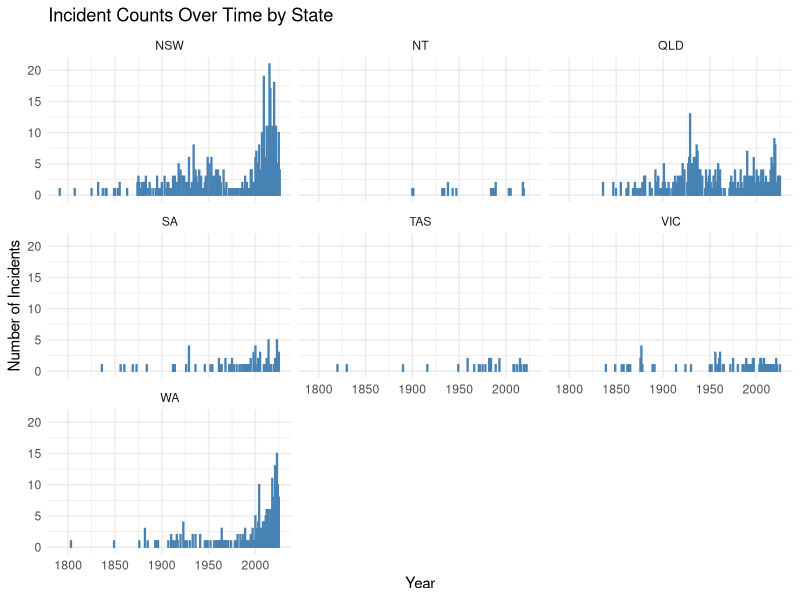
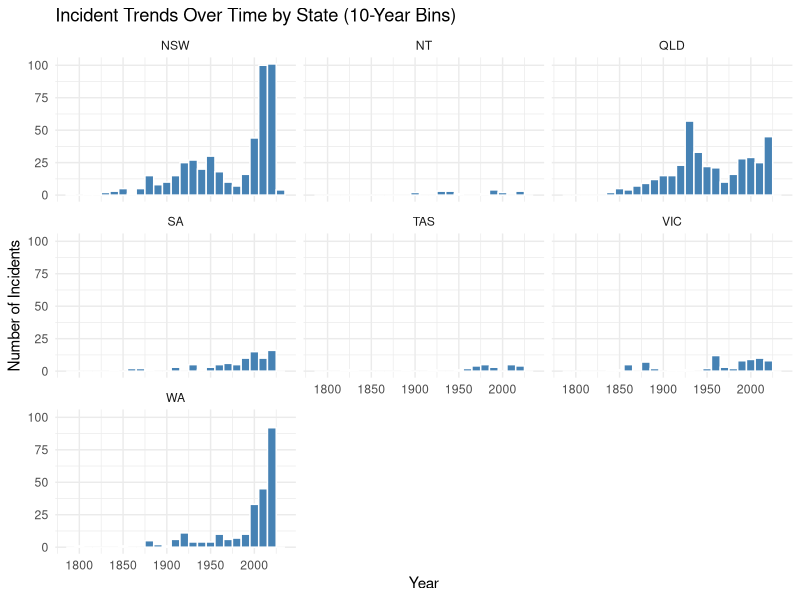
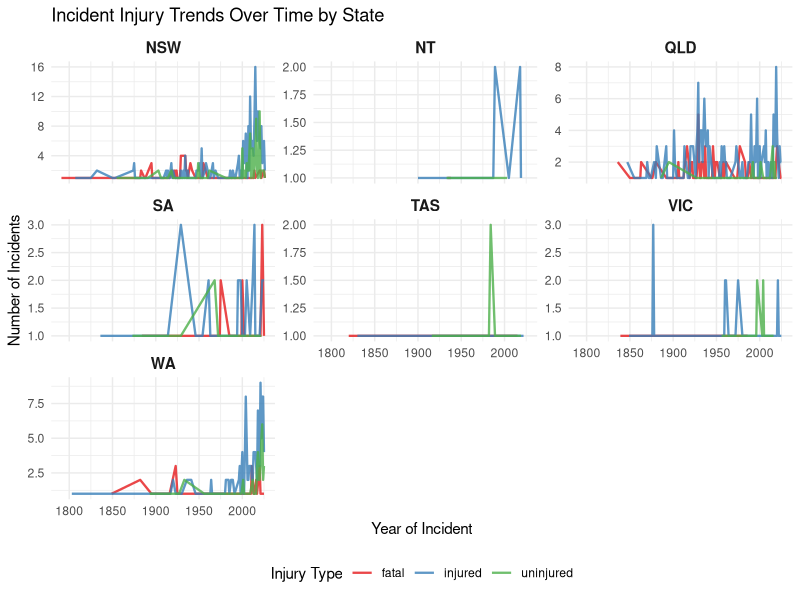
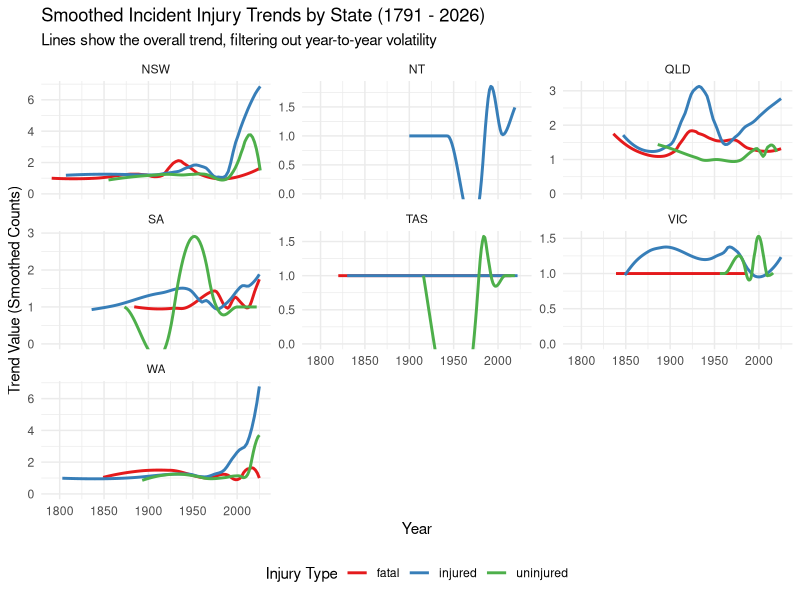
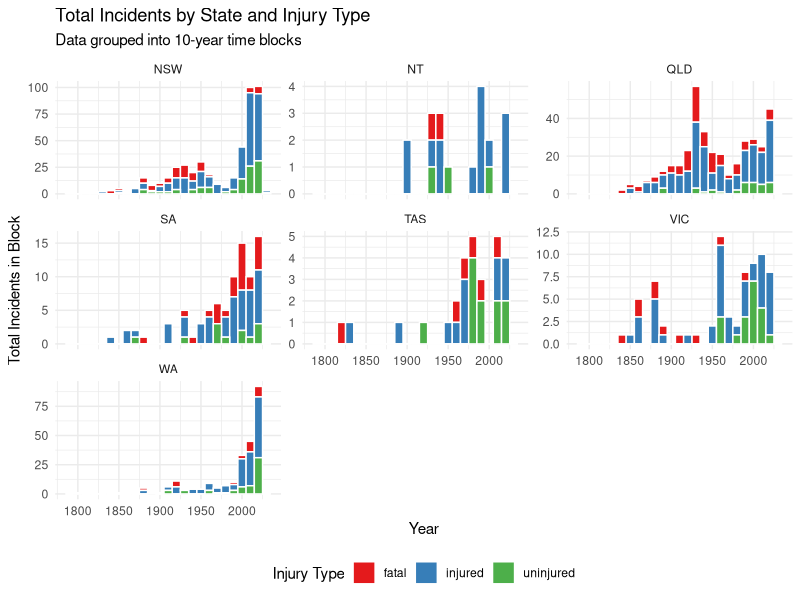
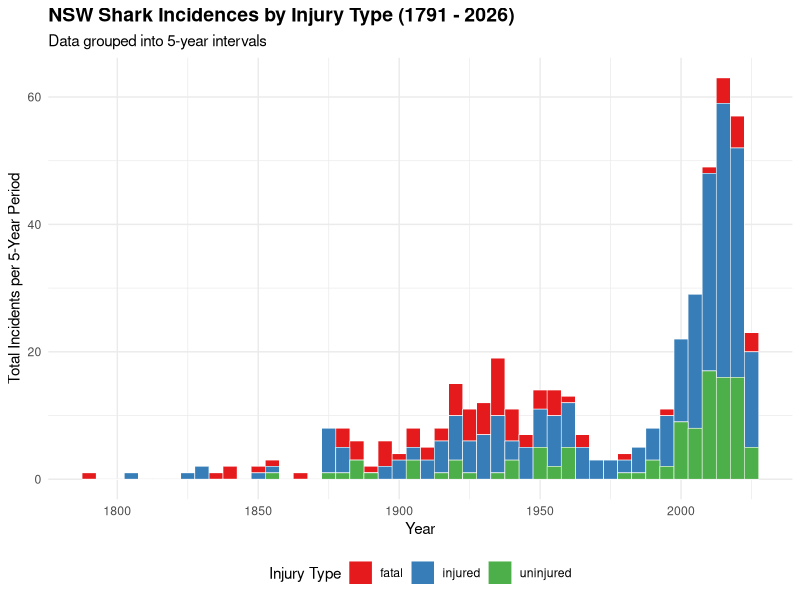
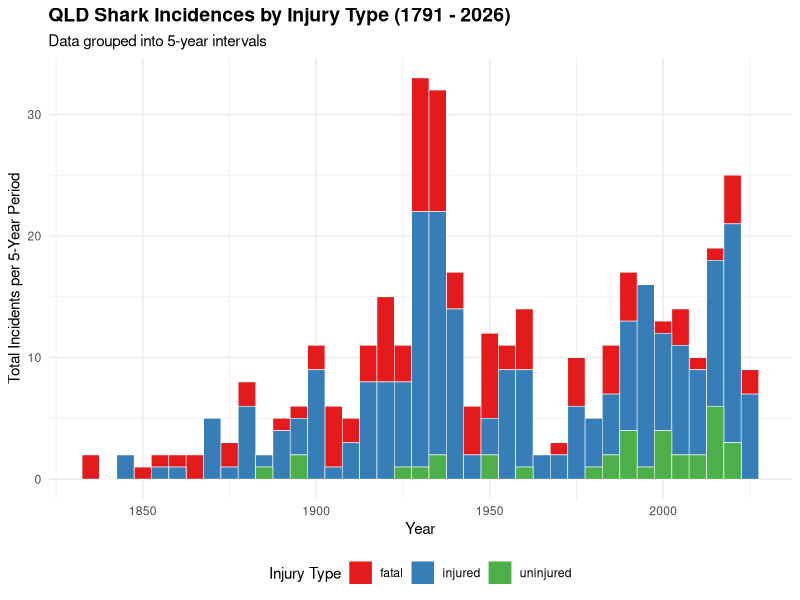
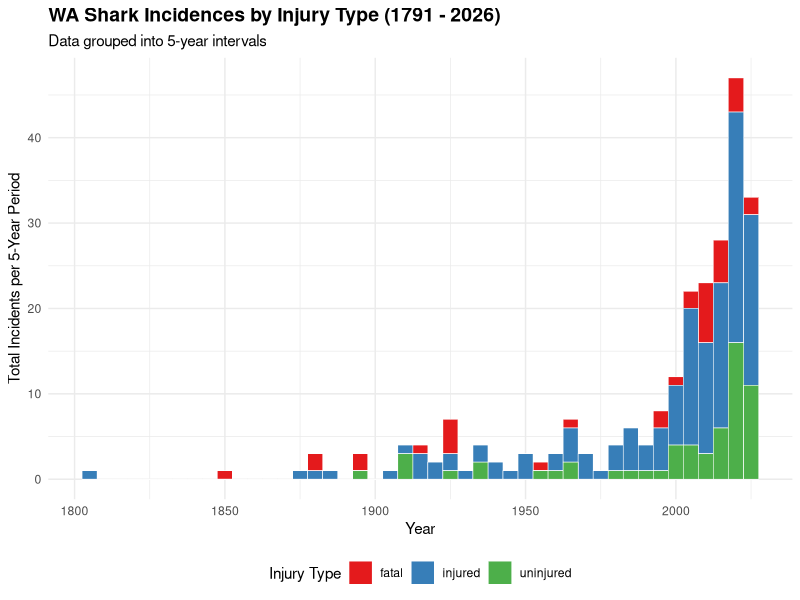

Write R code to recreate these figures, in order.
## ---- chunk 1
knitr::opts_chunk$set(echo = TRUE)
## ---- chunk 2
library(readr)
library(tidyverse)
library(dplyr)
library(splines)
## ---- chunk 3
asid<-read.csv("Data/ASID.csv")
summary(asid)
## ---- chunk 4
asid%>% 
  count(State, sort = TRUE) #7 states/territories in dataset, three entries with no state/territory (need to remove), and one Qld (instead of QLD - will amend) 

asid$State[asid$State == "Qld"] <- "QLD" #changes Qld into QLD

asid<-asid%>%
  filter(!is.na(State) & State != "" & State != " ") #filters State column for any NA value, "" , or " " and removes

asid%>% 
  count(State, sort = TRUE) #State data is now all clean, with 7 states/territories with incidences in the database 
## ---- chunk 5
asid%>% 
  count(Victim.injury, sort = TRUE) #'injured', 'fatal', and 'uninjured' the key categories, three for "blank" and two 'unknown' (will remove), one is 'injured' and one 'injury' (will include into 'injured')

asid$Victim.injury[asid$Victim.injury == "Injured"] <- "injured"
asid$Victim.injury[asid$Victim.injury == "injury"] <- "injured"

asid<-asid%>%
  filter(!is.na(Victim.injury) & Victim.injury != "" & Victim.injury != " " & Victim.injury != "unknown") #remove blank values and unknowns 

asid%>%
  count(Victim.injury,sort = TRUE) #now three categories - injured, fatal, or uninjured 
## ---- chunk 6
summary(asid$Incident.year) #dataset starts in 1791 and latest data value entry was in 2026 

sum(is.na(asid$Incident.year)) #no incidences are missing year - great!! 

## ---- chunk 7
state_summary_table <- asid %>%
  count(State, Incident.year, name = "yearly_count") %>% #count incidences per state per year
  group_by(State) %>%
  summarise(
    Total_Incidents = sum(yearly_count), #group by state to find min, max etc. 
    Peak_Year       = Incident.year[which.max(yearly_count)],
    Max_Incidents   = max(yearly_count),
    .groups = "drop"
  )

print(state_summary_table)

#NSW peaked 2015 with 21 total incidences 
#QLD peaked 1929 with 13 total incidences 
#WA peaked 2023 with 15 total incidences
## ---- chunk 8
ggplot(asid, aes(x = Incident.year)) +
  geom_bar(fill = "steelblue", color = "steelblue") + 
  facet_wrap(~ State, ncol = 3) + 
  theme_minimal() +
  labs(
    title = "Incident Counts Over Time by State",
    x = "Year",
    y = "Number of Incidents"
  )

#can see that most incidents have occured in NSW, QLD, and WA 
#QLD had peak between 1925-1930 
#NSW peak recently ~2015
#WA also peaked recently 2023
## ---- chunk 9
ggplot(asid, aes(x = Incident.year)) +
  geom_histogram(binwidth = 10, fill = "steelblue", color = "white") + 
  facet_wrap(~ State, ncol = 3) + 
  theme_minimal() +
  labs(
    title = "Incident Trends Over Time by State (10-Year Bins)",
    x = "Year",
    y = "Number of Incidents"
  )

#grouped into ten-year bins so can more clearly visualise overall trends 
## ---- chunk 10
state_injury<- asid %>%
  group_by(State, Victim.injury) %>%
  summarise(Total_Incidents = n(), .groups = "drop") %>%
  arrange(State, desc(Total_Incidents))

print(state_injury)
## ---- chunk 11

asid %>%
  count(State, Incident.year, Victim.injury, name = "Incident_Count") %>%  #group and count incidents by state, year, and injury type
  ggplot(aes(x = Incident.year, y = Incident_Count, color = Victim.injury)) + 
  geom_line(linewidth = 0.8, alpha = 0.8) +
  facet_wrap(~ State, scales = "free_y", ncol = 3) +
  theme_minimal() +
  scale_color_brewer(palette = "Set1") + #high-contrast color palette
  labs(
    title = "Incident Injury Trends Over Time by State",
    x = "Year of Incident",
    y = "Number of Incidents",
    color = "Injury Type"
  ) +
  theme(
    legend.position = "bottom",
    strip.text = element_text(face = "bold", size = 11)
  )

## THIS IS SOOOOO HARD TO READ!! LOTS OF SPIKEY LINES AND OVERLAPS WHICH MAKES IT VERY DIFFICULT TO OBSERVE THE OVERALL TRENDS 
## ---- chunk 12
#Trialing smoothed lines 

asid %>%
  count(State, Incident.year, Victim.injury, name = "Incident_Count") %>%
  ggplot(aes(x = Incident.year, y = Incident_Count, color = Victim.injury)) +
  geom_smooth(se = FALSE, method = "loess", span = 0.5, linewidth = 1) +
  coord_cartesian(ylim = c(0, NA)) + #to ensure that smoothed lines do not go further down than zero
  facet_wrap(~ State, scales = "free_y", ncol = 3) +
  theme_minimal() +
  scale_color_brewer(palette = "Set1") +
  labs(
    title = "Smoothed Incident Injury Trends by State (1791 - 2026)",
    subtitle = "Lines show the overall trend, filtering out year-to-year volatility",
    x = "Year",
    y = "Trend Value (Smoothed Counts)",
    color = "Injury Type"
  ) +
  theme(legend.position = "bottom")

#Definitely better, more readable however some of the trend lines dip below zero which is stupid 
## ---- chunk 13
#ten-year bins approach 

ggplot(asid, aes(x = Incident.year, fill = Victim.injury)) +
  geom_histogram(binwidth = 10, color = "white", position = "stack") +
  facet_wrap(~ State, scales = "free_y", ncol = 3) +
  theme_minimal() +
  scale_fill_brewer(palette = "Set1") +
  labs(
    title = "Total Incidents by State and Injury Type",
    subtitle = "Data grouped into 10-year time blocks",
    x = "Year",
    y = "Total Incidents in Block",
    fill = "Injury Type"
  ) +
  theme(legend.position = "bottom")

#getting better again, can see the overall trends in total incidences whilst also the changes injury types but still not quite right 
## ---- chunk 14
# NSW only for all years (1791 - 2026)

nsw_data <- asid %>% 
  filter(State == "NSW") #dataframe with NSW incidences only 

ggplot(nsw_data, aes(x = Incident.year, fill = Victim.injury)) + #bars of count per incident year, filled by injury type count 
  geom_histogram(
    binwidth = 5, 
    color = "white",      
    linewidth = 0.2,       
    position = "stack"  #stacked by injury type count   
  ) +
  theme_minimal() +
  scale_fill_brewer(palette = "Set1") +
  labs(
    title = "NSW Shark Incidences by Injury Type (1791 - 2026)",
    subtitle = "Data grouped into 5-year intervals",
    x = "Year",
    y = "Total Incidents per 5-Year Period",
    fill = "Injury Type"
  ) +
  theme(
    legend.position = "bottom",
    plot.title = element_text(face = "bold", size = 14)
  )
## ---- chunk 15
# QLD only for all years (1791 - 2026)

qld_data <- asid %>% 
  filter(State == "QLD") #dataframe with NSW incidences only 

ggplot(qld_data, aes(x = Incident.year, fill = Victim.injury)) + #bars of count per incident year, filled by injury type count 
  geom_histogram(
    binwidth = 5, 
    color = "white",      
    linewidth = 0.2,       
    position = "stack"  #stacked by injury type count   
  ) +
  theme_minimal() +
  scale_fill_brewer(palette = "Set1") +
  labs(
    title = "QLD Shark Incidences by Injury Type (1791 - 2026)",
    subtitle = "Data grouped into 5-year intervals",
    x = "Year",
    y = "Total Incidents per 5-Year Period",
    fill = "Injury Type"
  ) +
  theme(
    legend.position = "bottom",
    plot.title = element_text(face = "bold", size = 14)
  )
## ---- chunk 16
#WA only for all years (1791 - 2026)

wa_data <- asid %>% 
  filter(State == "WA") #dataframe with NSW incidences only 

ggplot(wa_data, aes(x = Incident.year, fill = Victim.injury)) + #bars of count per incident year, filled by injury type count 
  geom_histogram(
    binwidth = 5, 
    color = "white",      
    linewidth = 0.2,       
    position = "stack"  #stacked by injury type count   
  ) +
  theme_minimal() +
  scale_fill_brewer(palette = "Set1") +
  labs(
    title = "WA Shark Incidences by Injury Type (1791 - 2026)",
    subtitle = "Data grouped into 5-year intervals",
    x = "Year",
    y = "Total Incidents per 5-Year Period",
    fill = "Injury Type"
  ) +
  theme(
    legend.position = "bottom",
    plot.title = element_text(face = "bold", size = 14)
  )

## ---- chunk 17
#NSW - after 1850 and highlighted when active shark management started 

nsw_filtered <- asid %>%
  filter(
    State == "NSW",
    Incident.year >= 1850
  ) %>%
  count(Incident.year, name = "Total_Incidents") %>%
  mutate(Era = if_else(Incident.year > 1937, "After 1937", "1850 - 1937"))


ggplot(nsw_filtered, aes(x = Incident.year, y = Total_Incidents, fill = Era)) +
  geom_col(width = 0.8) +
  scale_fill_manual(values = c("1851 - 1937" = "#A0A0A0", "After 1937" = "#2B6CB0")) +
  theme_minimal() +
  scale_x_continuous(breaks = seq(1850, 2026, by = 20)) +
  labs(
    title = "NSW Yearly Incident Counts (1851 - 2026)",
    subtitle = "Highlighting the presence of active shark management plans",
    x = "Year",
    y = "Number of Incidents",
    fill = "Time Period"
  ) +
  theme(
    legend.position = "bottom",
    plot.title = element_text(face = "bold", size = 14)
  )
## ---- chunk 18
#QLD - filtered to incidences after 1850, and 1962 onwards highlighted as years with active management 

qld_filtered <- asid %>%
  filter(
    State == "QLD",
    Incident.year >= 1850
  ) %>%
  count(Incident.year, name = "Total_Incidents") %>%
  mutate(Era = if_else(Incident.year > 1962, "After 1962", "1850 - 1962"))


ggplot(qld_filtered, aes(x = Incident.year, y = Total_Incidents, fill = Era)) +
  geom_col(width = 0.8) +
  scale_fill_manual(values = c("1850 - 1962" = "#A0A0A0", "After 1962" = "#2B6CB0")) +
  theme_minimal() +
  scale_x_continuous(breaks = seq(1850, 2026, by = 20)) +
  labs(
    title = "QLD Yearly Incident Counts (1850 - 2026)",
    subtitle = "Highlighting the presence of active shark management plans",
    x = "Year",
    y = "Number of Incidents",
    fill = "Time Period"
  ) +
  theme(
    legend.position = "bottom",
    plot.title = element_text(face = "bold", size = 14)
  )
## ---- chunk 19
#WA - filtered to incidences after 1850, and 2012 onwards highlighted as years with active management 

qld_filtered <- asid %>%
  filter(
    State == "WA",
    Incident.year >= 1850
  ) %>%
  count(Incident.year, name = "Total_Incidents") %>%
  mutate(Era = if_else(Incident.year > 2012, "After 2012", "1850 - 2012"))


ggplot(qld_filtered, aes(x = Incident.year, y = Total_Incidents, fill = Era)) +
  geom_col(width = 0.8) +
  scale_fill_manual(values = c("1850 - 2012" = "#A0A0A0", "After 2012" = "#2B6CB0")) +
  theme_minimal() +
  scale_x_continuous(breaks = seq(1850, 2026, by = 20)) +
  labs(
    title = "WA Yearly Incident Counts (1850 - 2026)",
    subtitle = "Highlighting the presence of active shark management plans",
    x = "Year",
    y = "Number of Incidents",
    fill = "Time Period"
  ) +
  theme(
    legend.position = "bottom",
    plot.title = element_text(face = "bold", size = 14)
  )
## ---- chunk 20
#Clean the 1901-2011 file, horizontal orientation (State on y, Year on x)
pop_1901_2011<- read_csv("Data/1901_2011.csv")

clean_1901_2011 <- pop_1901_2011 %>% 
  rename(State = Year) %>% #need to rename the Year column to State (incorrect heading from original .csv file)
    pivot_longer(   #pivot all the numeric year columns down, leaving State alone
    cols = -State,               
    names_to = "Year", 
    values_to = "Population"
  ) %>%
  mutate(Year = as.numeric(Year))

pop_2012_2019 <- read_csv("Data/2012_2019.csv")
pop_2020_2025 <- read_csv("Data/2020_2025.csv")

clean_2012_2019 <- pop_2012_2019 %>%
  pivot_longer(
    cols = -Year,                
    names_to = "State", 
    values_to = "Population"
  ) %>%
  mutate(Year = as.numeric(Year))

clean_2020_2025 <- pop_2020_2025 %>%
  pivot_longer(
    cols = -Year,                
    names_to = "State", 
    values_to = "Population"
  ) %>%
  mutate(Year = as.numeric(Year))

final_population_df <- bind_rows( #join together the rows in the separate files into one data frame with all population data 1901-2025
    clean_1901_2011, 
    clean_2012_2019, 
    clean_2020_2025
  ) %>%
  mutate(State = toupper(State)) %>% #ensure column headers match the ASID headers to avoid confusion 
  arrange(State, Year)

summary(final_population_df)
## ---- chunk 21
#Convert shark attack incidents per year into shark incidents per year per capita to account for changes in population 

# =======================================================
# 1. Summarize incident data by State, Year, and Injury
# =======================================================
incidents_yearly <- asid %>%
  filter(
    Incident.year >= 1900,
    State %in% c("NSW", "QLD", "WA")
  ) %>%
  count(State, Incident.year, Victim.injury, name = "Count")

# =======================================================
# 2. Merge with your new master population dataframe
# =======================================================
analysis_df <- incidents_yearly %>%
  # Merging using the exact column names we structured earlier
  left_join(final_population_df, by = c("Incident.year" = "Year", "State" = "State")) %>%
  
  # Calculate the population-adjusted rate per 1 million people
  mutate(Rate_Per_Million = (Count / Population) * 1000000)

# =======================================================
# 3. Add the Active Management Flags (WA updated to 2012)
# =======================================================
analysis_df <- analysis_df %>%
  mutate(Management = case_when(
    State == "NSW" & Incident.year >= 1937 ~ "Active Management (Nets)",
    State == "QLD" & Incident.year >= 1962 ~ "Active Management (Nets/Drumlines)",
    State == "WA"  & Incident.year >= 2012 ~ "Modern Mitigation Era",
    TRUE ~ "No Active Program"
  ))

# =======================================================
# 4. Generate the Comparative Visualization
# =======================================================
# Define the intervention milestone vertical lines (WA matching at 2012)
milestones <- data.frame(
  State = c("NSW", "QLD", "WA"),
  Policy_Year = c(1937, 1962, 2012),
  Label = c("Nets Introduced", "Nets/Drumlines", "Mitigation Era")
)

ggplot(analysis_df, aes(x = Incident.year, y = Rate_Per_Million, color = Victim.injury)) +
  
  # Non-negative smoothing model to beautifully trend the per-capita rate
  geom_smooth(
    method = "glm", 
    method.args = list(family = "quasipoisson"), 
    formula = y ~ ns(x, df = 4), 
    se = FALSE, 
    linewidth = 1
  ) +
  
  # Add the vertical milestone lines
  geom_vline(
    data = milestones, 
    aes(xintercept = Policy_Year), 
    linetype = "dashed", 
    color = "black", 
    alpha = 0.6
  ) +
  
  # Label the lines clearly on the plots
  geom_text(
    data = milestones, 
    aes(x = Policy_Year + 2, y = Inf, label = Label), 
    color = "black", 
    angle = 90, 
    vjust = 1.5, 
    hjust = 1.1, 
    inherit.aes = FALSE, 
    size = 3
  ) +
  
  # Separate charts for each state to track regional differences
  facet_wrap(~ State, scales = "free_y", ncol = 3) +
  
  theme_minimal() +
  scale_color_brewer(palette = "Set1") +
  labs(
    title = "Population-Adjusted Shark Incident Rates over Time (1900 - 2026)",
    subtitle = "Rates reflect incidents per 1,000,000 people. Dashed lines indicate active management rollouts.",
    x = "Year",
    y = "Incident Rate (per 1 Million People)",
    color = "Injury Type"
  ) +
  theme(
    legend.position = "bottom",
    plot.title = element_text(face = "bold", size = 14),
    strip.text = element_text(face = "bold", size = 11)
  )
## ---- chunk 22
#per capita graph w/ raw data 
library(dplyr)
library(ggplot2)

# =======================================================
# 1. Filter and summarize incident data
# =======================================================
incidents_yearly <- asid %>%
  filter(
    Incident.year >= 1900,
    State %in% c("NSW", "QLD", "WA")
  ) %>%
  count(State, Incident.year, Victim.injury, name = "Count")

# =======================================================
# 2. Merge with population dataframe & calculate rates
# =======================================================
analysis_df <- incidents_yearly %>%
  left_join(final_population_df, by = c("Incident.year" = "Year", "State" = "State")) %>%
  mutate(Rate_Per_Million = (Count / Population) * 1000000)

# =======================================================
# 3. Generate the Non-Smoothed (Raw Line) Visualization
# =======================================================
milestones <- data.frame(
  State = c("NSW", "QLD", "WA"),
  Policy_Year = c(1937, 1962, 2012),
  Label = c("Nets Introduced", "Nets/Drumlines", "Mitigation Era")
)

ggplot(analysis_df, aes(x = Incident.year, y = Rate_Per_Million, color = Victim.injury)) +
  
  # Simply draw raw lines connecting the exact data points for each year
  geom_line(linewidth = 0.8, alpha = 0.8) +
  
  # Add the vertical milestone lines
  geom_vline(
    data = milestones, 
    aes(xintercept = Policy_Year), 
    linetype = "dashed", 
    color = "black", 
    alpha = 0.6
  ) +
  
  # Label the lines clearly on the plots
  geom_text(
    data = milestones, 
    aes(x = Policy_Year + 2, y = Inf, label = Label), 
    color = "black", 
    angle = 90, 
    vjust = 1.5, 
    hjust = 1.1, 
    inherit.aes = FALSE, 
    size = 3
  ) +
  
  # Generates exactly 3 charts side-by-side
  facet_wrap(~ State, scales = "free_y", ncol = 3) +
  
  theme_minimal() +
  scale_color_brewer(palette = "Set1") +
  labs(
    title = "RAW Population-Adjusted Shark Incident Rates (1900 - 2026)",
    subtitle = "Spikes represent high per-capita volatility in individual years",
    x = "Year",
    y = "Incident Rate (per 1 Million People)",
    color = "Injury Type"
  ) +
  theme(
    legend.position = "bottom",
    plot.title = element_text(face = "bold", size = 14),
    strip.text = element_text(face = "bold", size = 11)
  )
## ---- chunk 23
#code with trendlines 

# =======================================================
# 1. Filter and summarize incident data
# =======================================================
incidents_yearly <- asid %>%
  filter(
    Incident.year >= 1900,
    State %in% c("NSW", "QLD", "WA")
  ) %>%
  count(State, Incident.year, Victim.injury, name = "Count")

# =======================================================
# 2. Merge with population dataframe & calculate rates
# =======================================================
analysis_df <- incidents_yearly %>%
  left_join(final_population_df, by = c("Incident.year" = "Year", "State" = "State")) %>%
  mutate(Rate_Per_Million = (Count / Population) * 1000000)

# =======================================================
# 3. Generate the Overlay Visualization
# =======================================================
milestones <- data.frame(
  State = c("NSW", "QLD", "WA"),
  Policy_Year = c(1937, 1962, 2012),
  Label = c("Nets Introduced", "Nets/Drumlines", "Mitigation Era")
)

ggplot(analysis_df, aes(x = Incident.year, y = Rate_Per_Million, color = Victim.injury)) +
  
  # LAYER 1: Raw yearly spikes (made semi-transparent with alpha = 0.4)
  geom_line(linewidth = 0.5, alpha = 0.4) +
  
  # LAYER 2: Strong, zero-constrained mathematical trendlines over the top
  geom_smooth(
    method = "glm", 
    method.args = list(family = "quasipoisson"), 
    formula = y ~ ns(x, df = 4), 
    se = FALSE, 
    linewidth = 1.3
  ) +
  
  # Add the vertical milestone lines
  geom_vline(
    data = milestones, 
    aes(xintercept = Policy_Year), 
    linetype = "dashed", 
    color = "black", 
    alpha = 0.6
  ) +
  
  # Label the lines clearly on the plots
  geom_text(
    data = milestones, 
    aes(x = Policy_Year + 2, y = Inf, label = Label), 
    color = "black", 
    angle = 90, 
    vjust = 1.5, 
    hjust = 1.1, 
    inherit.aes = FALSE, 
    size = 3
  ) +
  
  # Generates exactly 3 charts side-by-side
  facet_wrap(~ State, ncol = 3) +
  
  theme_minimal() +
  scale_color_brewer(palette = "Set1") +
  labs(
    title = "Population-Adjusted Shark Incident Rates with Long-Term Trends",
    subtitle = "Faded lines show raw annual rates; bold curves highlight non-negative smoothed trends.",
    x = "Year",
    y = "Incident Rate (per 1 Million People)",
    color = "Injury Type"
  ) +
  theme(
    legend.position = "bottom",
    plot.title = element_text(face = "bold", size = 14),
    strip.text = element_text(face = "bold", size = 11)
  )
